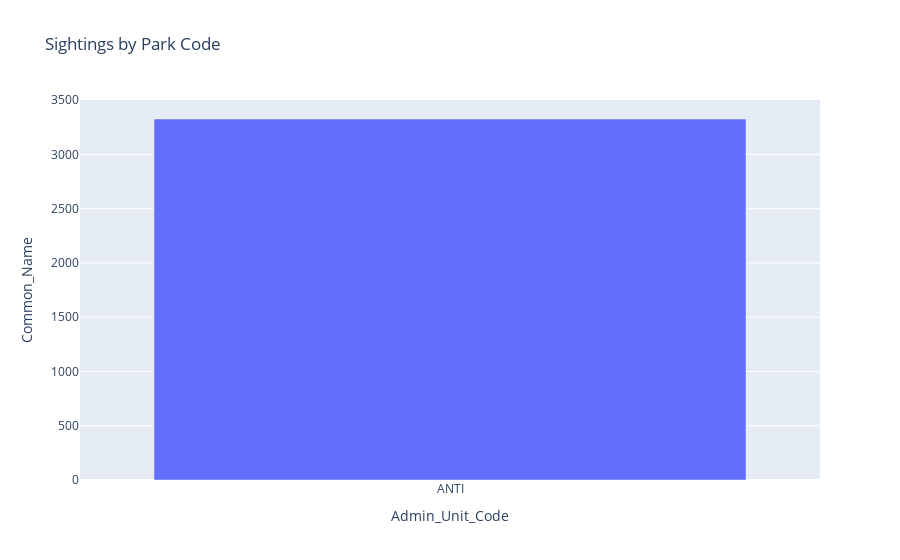

The code cell stored with this chart in its notebook:
### Markdown cell above
#### Chart - 5

### Code cell
park_counts = df.groupby('Admin_Unit_Code')['Common_Name'].count().reset_index()

fig_park = px.bar(
    park_counts,
    x='Admin_Unit_Code',
    y='Common_Name',
    title='Sightings by Park Code'
)
fig_park.show()

### Figure 1 — Plotly figure (JSON) as saved in the notebook; plotly's stock layout.template omitted (floating-point values rounded to 4 significant figures)
{"data": [{"hovertemplate": "Admin_Unit_Code=%{x}<br>Common_Name=%{y}<extra></extra>", "legendgroup": "", "marker": {"color": "#636efa", "pattern": {"shape": ""}}, "name": "", "orientation": "v", "showlegend": false, "textposition": "auto", "type": "bar", "x": ["ANTI"], "xaxis": "x", "y": [3327], "yaxis": "y"}], "layout": {"autosize": true, "barmode": "relative", "legend": {"tracegroupgap": 0}, "title": {"text": "Sightings by Park Code"}, "xaxis": {"anchor": "y", "autorange": true, "domain": [0, 1], "range": [-0.5, 0.5], "title": {"text": "Admin_Unit_Code"}, "type": "category"}, "yaxis": {"anchor": "x", "autorange": true, "domain": [0, 1], "range": [0, 3502.0], "title": {"text": "Common_Name"}, "type": "linear"}}}
